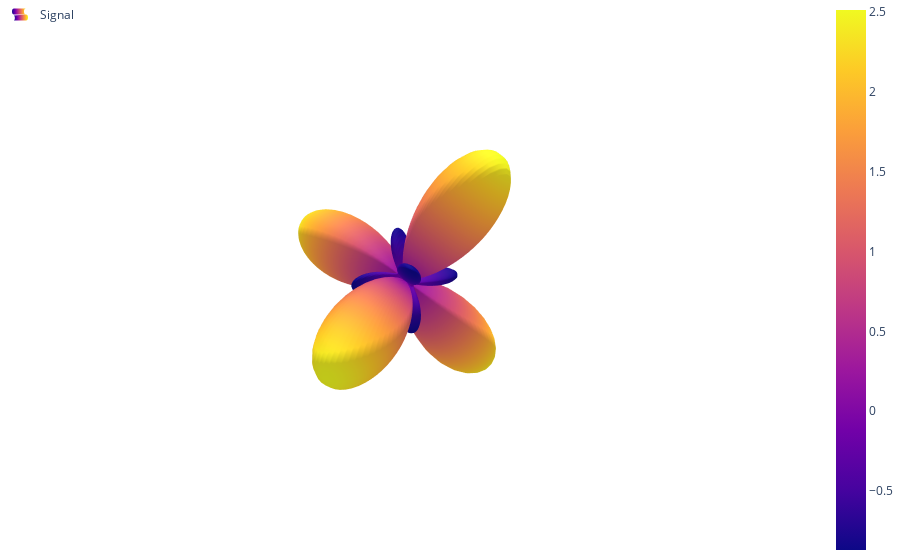

The notebook cell saved with this chart:
### Markdown cell above
We begin by loading in a dataset of the first 10000 local environments of heavy atoms in QM9.

### Code cell
with open('../data/qm9_local_envs_10000.pkl', 'rb') as f:
    local_envs = pickle.load(f)

local_envs = local_envs[:20]
print(f"Number of local environments: {len(local_envs)}")

visualize_geometry(jnp.array(local_envs[0]))

### Figure 1 — Plotly figure (JSON) as saved in the notebook; plotly's stock layout.template omitted (floating-point values rounded to 4 significant figures; data arrays with more than 128 entries replaced by an {"elided": "..."} marker saying what was removed)
{"data": [{"name": "Signal", "showlegend": true, "surfacecolor": {"elided": "102x100 float values"}, "type": "surface", "x": {"elided": "102x100 float values"}, "y": {"elided": "102x100 float values"}, "z": {"elided": "102x100 float values"}}], "layout": {"legend": {"x": 0, "xanchor": "left", "y": 1, "yanchor": "top"}, "margin": {"b": 0, "l": 0, "r": 0, "t": 0}, "paper_bgcolor": "rgba(255,255,255,255)", "plot_bgcolor": "rgba(255,255,255,255)", "scene": {"aspectmode": "cube", "bgcolor": "rgba(255,255,255,255)", "camera": {"eye": {"x": 0.5, "y": 0.5, "z": 0.5}}, "xaxis": {"backgroundcolor": "rgba(255,255,255,255)", "range": [-2.5, 2.5], "showgrid": false, "showticklabels": false, "title": {"text": ""}, "zeroline": false}, "yaxis": {"backgroundcolor": "rgba(255,255,255,255)", "range": [-2.5, 2.5], "showgrid": false, "showticklabels": false, "title": {"text": ""}, "zeroline": false}, "zaxis": {"backgroundcolor": "rgba(255,255,255,255)", "range": [-2.5, 2.5], "showgrid": false, "showticklabels": false, "title": {"text": ""}, "zeroline": false}}}}
